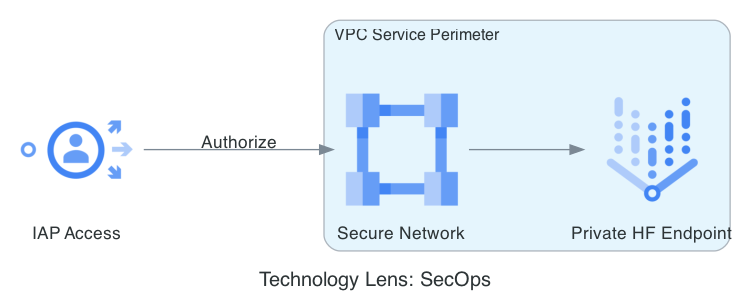

Source code (Python):
from diagrams import Diagram, Cluster, Edge
from diagrams.gcp.network import VirtualPrivateCloud
from diagrams.gcp.security import Iam, IAP
from diagrams.gcp.ml import VertexAI

graph_attr = {"pad": "0.1", "nodesep": "0.8", "ranksep": "1.2", "bgcolor": "transparent"}

with Diagram("Technology Lens: SecOps", show=False, filename="doc_tech_view", direction="LR", graph_attr=graph_attr):
    gatekeeper = IAP("IAP Access")
    with Cluster("VPC Service Perimeter"):
        vpc = VirtualPrivateCloud("Secure Network")
        model = VertexAI("Private HF Endpoint")
    gatekeeper >> Edge(label="Authorize") >> vpc >> model
